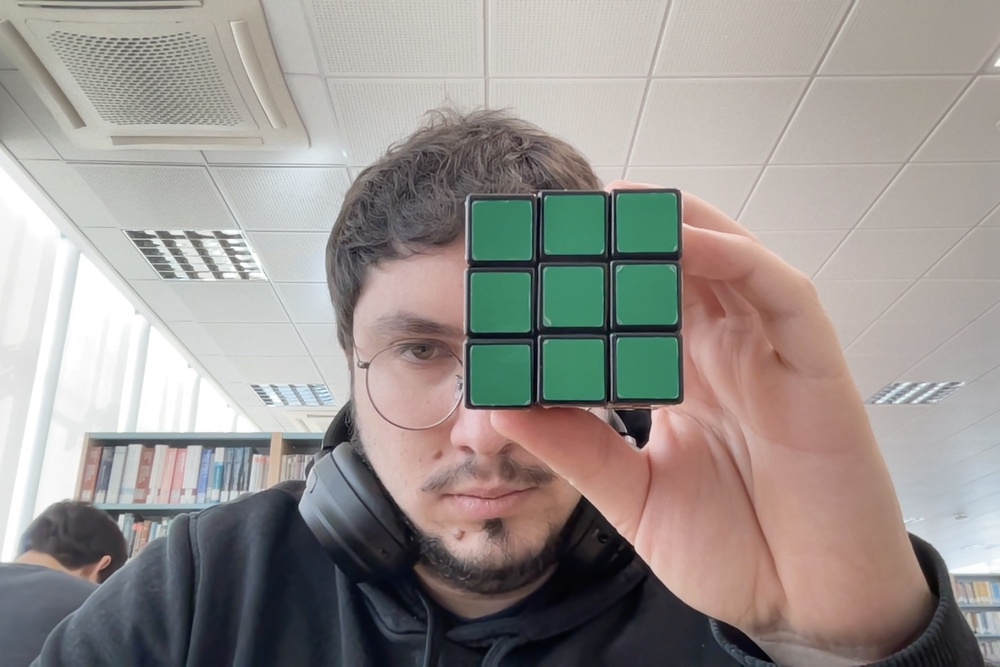
#> input picture green.jpg, 1000 x 667 px, shrunk from 1440 x 960 before the run, given in place of the camera
$ python color_selection.py
#> lines starting #> are read from the running program, lines starting #| are printed output that depends on the picture; after the words box and inside, x2 and y2 are one past the last pixel; in counts of white or black regions, pixels touching at a corner belong together
### object_tracking.py
import cv2
import numpy as np

def compute_rotation(red, green, blue, orange, yellow, white, frame):
    #compute the total area
    total_area = red + green + blue + orange + yellow + white
    if total_area < 10:
        return frame
    #compute the percentage of each color
    red_perc = red/total_area
    green_perc = green/total_area
    blue_perc = blue/total_area
    orange_perc = orange/total_area
    yellow_perc = yellow/total_area
    white_perc = white/total_area
    # green front, orange right, red left, blue back, yellow top, white bottom
    # print text on frame based on the percentage of each color
    if red_perc > 0.1:
        cv2.putText(frame, 'LEFT', (10, 30), cv2.FONT_HERSHEY_SIMPLEX, 1, (0, 0, 255), 2)
    if green_perc > 0.1:
        cv2.putText(frame, 'FRONT', (10, 60), cv2.FONT_HERSHEY_SIMPLEX, 1, (0, 255, 0), 2)
    if blue_perc > 0.1:
        cv2.putText(frame, 'BACK', (10, 90), cv2.FONT_HERSHEY_SIMPLEX, 1, (255, 0, 0), 2)
    if orange_perc > 0.1:
        cv2.putText(frame, 'RIGHT', (10, 120), cv2.FONT_HERSHEY_SIMPLEX, 1, (0, 165, 255), 2)
    if yellow_perc > 0.1:
        cv2.putText(frame, 'TOP', (10, 150), cv2.FONT_HERSHEY_SIMPLEX, 1, (0, 255, 255), 2)
    if white_perc > 0.1:
        cv2.putText(frame, 'BOTTOM', (10, 180), cv2.FONT_HERSHEY_SIMPLEX, 1, (255, 255, 255), 2)


def dummy(x):
    pass

def circularity(cnt):
    area = cv2.contourArea(cnt)
    perimeter = cv2.arcLength(cnt, True)
    return 4*np.pi*area/perimeter**2

def color_contorns(hsv, lower, upper, color):

    area = cv2.getTrackbarPos('area','image') / 100
    circ = cv2.getTrackbarPos('circularity','image') / 100
    #create a mask
    mask= cv2.inRange(hsv, lower, upper)
    #dilate the mask
    kernel = np.ones((5,5),np.uint8)
    mask = cv2.dilate(mask, kernel, iterations = 1)
    #find the contours
    contours, hierarchy = cv2.findContours(mask, cv2.RETR_TREE, cv2.CHAIN_APPROX_SIMPLE)
    # keep only 20% of the contours
    contours = sorted(contours, key=cv2.contourArea, reverse=True)[:int(len(contours)*area) if int(len(contours)*area) > 0 else 1]
    # filter by boundary length
    contours = [cnt for cnt in contours if cv2.arcLength(cnt, True) > 100]
    # filter by circularity
    contours = [cnt for cnt in contours if circ < circularity(cnt)]
    #find the center of the contours
    for cnt in contours:
        M = cv2.moments(cnt)
        if M['m00'] != 0:
            cx = int(M['m10']/M['m00'])
            cy = int(M['m01']/M['m00'])
            #draw a circle on the center of the contours
            cv2.circle(frame, (cx, cy), 10, (0,0,0), -1)
        #draw the contours
        cv2.drawContours(frame, contours, -1, color, 3)
        area += cv2.contourArea(cnt)

    return frame, area

#name the window
cv2.namedWindow('image')
#start the video capture
cap = cv2.VideoCapture(0)

#import video
#cap = cv2.VideoCapture('video.mp4')

#create a filter for different colors
#red
lower_red = np.array([0,100,150])
upper_red = np.array([7,255,255])
cv2.createTrackbar('area','image',50,100, dummy)
cv2.createTrackbar('circularity','image',45,100, dummy)
cv2.setTrackbarPos('area','image',50)
cv2.setTrackbarPos('circularity','image',45)

#green
lower_green = np.array([40,100,30])
upper_green = np.array([80,255,255])
#blue
lower_blue = np.array([100,100,30])
upper_blue = np.array([140,255,255])
#orange
lower_orange = np.array([7,100,150])
upper_orange = np.array([20,255,255])
#yellow
lower_yellow = np.array([22,100,30])
upper_yellow = np.array([40,255,255])
#white
lower_white = np.array([0,0,200])
upper_white = np.array([255,40,255])

#start the loop
while cap.isOpened():
    #read the frames
    ret, frame = cap.read()
#> frame is the input picture: shape (667, 1000, 3); mean B, G, R 144.1, 148, 153.7
    # gaussian blur
    frame = cv2.GaussianBlur(frame, (7, 7), 2)
    #convert the frames to HSV
    hsv = cv2.cvtColor(frame, cv2.COLOR_BGR2HSV)
#> hsv: shape (667, 1000, 3); mean H, S, V 48.6, 41.6, 160.5
    #create a mask red
    mask_red= cv2.inRange(hsv, lower_red, upper_red)
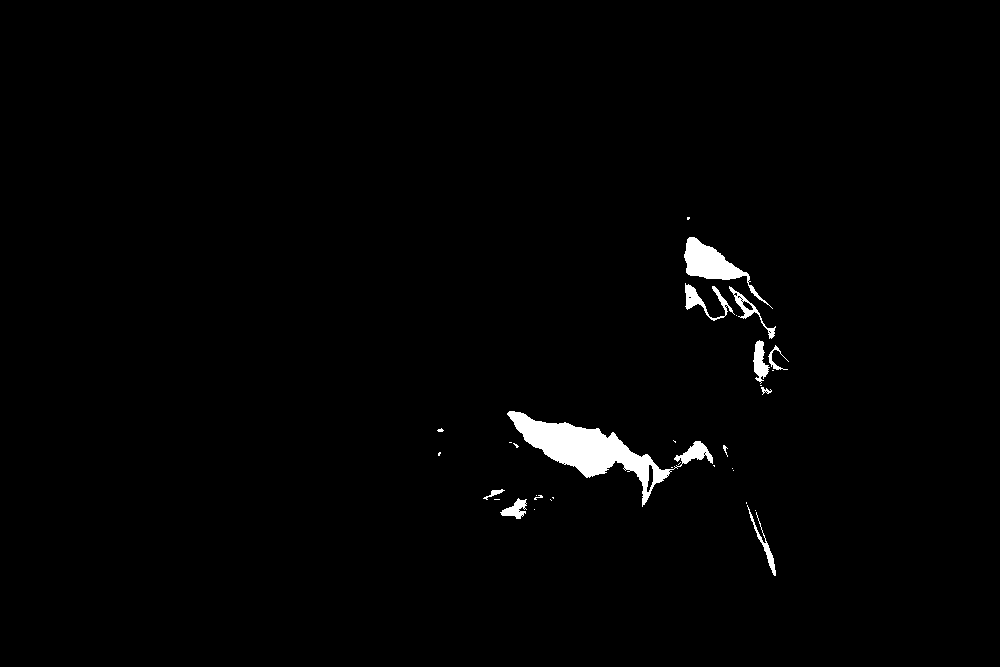
#> mask_red: shape (667, 1000); 1.4% white; 33 white regions (21 under 20 px), largest, box (x1, y1, x2, y2) and area: (507, 411, 713, 507) 5311, (684, 237, 773, 309) 1646, (685, 283, 735, 321) 502
    #create a mask green
    mask_green= cv2.inRange(hsv, lower_green, upper_green)
#> mask_green: shape (667, 1000); 4.6% white; 9 white regions, largest, box (x1, y1, x2, y2) and area: (616, 337, 679, 400) 3623, (543, 339, 606, 400) 3596, (616, 264, 677, 325) 3440
    #create a mask blue
    mask_blue= cv2.inRange(hsv, lower_blue, upper_blue)
#> mask_blue: shape (667, 1000); 1.5% white; 88 white regions (63 under 20 px), largest, box (x1, y1, x2, y2) and area: (246, 501, 331, 667) 6173, (328, 551, 372, 667) 715, (355, 580, 397, 667) 495
    #create a mask orange
    mask_orange= cv2.inRange(hsv, lower_orange, upper_orange)
#> mask_orange: shape (667, 1000); 0.2% white; 53 white regions (45 under 20 px), largest, box (x1, y1, x2, y2) and area: (510, 483, 559, 521) 589, (754, 364, 772, 395) 194, (747, 277, 773, 309) 112
    #create a mask yellow
    mask_yellow= cv2.inRange(hsv, lower_yellow, upper_yellow)
#> mask_yellow: shape (667, 1000); every value is 0
    #create a mask white
    mask_white= cv2.inRange(hsv, lower_white, upper_white)
#> mask_white: shape (667, 1000); 23% white; 70 white regions (33 under 20 px), largest, box (x1, y1, x2, y2) and area: (0, 0, 484, 563) 94961, (487, 0, 841, 332) 38381, (902, 459, 1000, 574) 6828

    # [9 lines of commented-out code are left out]
    frame, red_area = color_contorns(hsv, lower_red, upper_red, (0,0,255))
#> in color_contorns, `contours, hierarchy = cv2.findContours(mask, cv2.RETR_TREE, cv2.CHAIN_..`: contours = 18 contours, 2 with area under 20; largest, box (x1, y1, x2, y2) and area: (505, 409, 717, 509) 6732, (682, 235, 775, 311) 2209, (683, 281, 778, 341) 1831, (751, 338, 791, 397) 1160, (744, 500, 778, 578) 772
#> in color_contorns, `contours = sorted(contours, key=cv2.contourArea, reverse=True)[:int(le..`: contours = 9 contours; largest, box (x1, y1, x2, y2) and area: (505, 409, 717, 509) 6732, (682, 235, 775, 311) 2209, (683, 281, 778, 341) 1831, (751, 338, 791, 397) 1160, (744, 500, 778, 578) 772
#> in color_contorns, `contours = [cnt for cnt in contours if cv2.arcLength(cnt, True) > 100]`: contours = 5 contours; box (x1, y1, x2, y2) and area: (505, 409, 717, 509) 6732, (682, 235, 775, 311) 2209, (683, 281, 778, 341) 1831, (751, 338, 791, 397) 1160, (744, 500, 778, 578) 772
#> in color_contorns, `contours = [cnt for cnt in contours if circ < circularity(cnt)]`: contours = []
#> after the loop in color_contorns, `for cnt in contours:`: area = 0.5
#> red_area = 0.5
    #find the contours for green
    frame, green_area = color_contorns(hsv, lower_green, upper_green, (0,255,0))
#> call 2 of color_contorns, with lower = array of shape (3,), upper = array of shape (3,), color = (0, 255, 0)
#> in color_contorns (call 2), `circ = cv2.getTrackbarPos('circularity','image') / 100`: circ = 0.45
#> in color_contorns (call 2), `contours, hierarchy = cv2.findContours(mask, cv2.RETR_TREE, cv2.CHAIN_..`: contours = 9 contours; largest, box (x1, y1, x2, y2) and area: (614, 335, 681, 402) 4054, (541, 337, 608, 402) 4011, (614, 262, 679, 327) 3852, (542, 265, 607, 329) 3800, (469, 270, 533, 334) 3782
#> in color_contorns (call 2), `contours = sorted(contours, key=cv2.contourArea, reverse=True)[:int(le..`: contours = 4 contours; box (x1, y1, x2, y2) and area: (614, 335, 681, 402) 4054, (541, 337, 608, 402) 4011, (614, 262, 679, 327) 3852, (542, 265, 607, 329) 3800
#> the loop in color_contorns (call 2), `for cnt in contours:` made 4 passes
#> (cx, cy, area) on passes 1 to 4: (646, 367, 4054), (573, 368, 8065), (646, 294, 11916.5), (573, 296, 15716.5)
#> after the loop in color_contorns (call 2), `for cnt in contours:`:
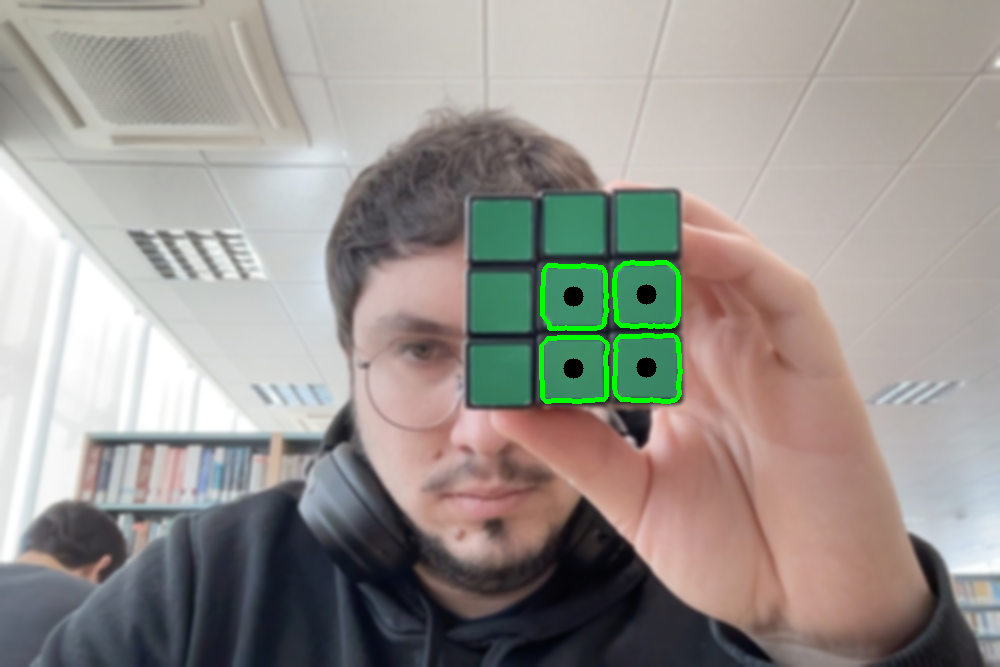
#> frame: shape (667, 1000, 3); mean B, G, R 143.4, 148.9, 153.2
#> after the loop in color_contorns (call 2), `for cnt in contours:`: area = 15716.5
#> green_area = 15716.5
    #find the contours for blue
    frame, blue_area = color_contorns(hsv, lower_blue, upper_blue, (255,10,10))
#> in color_contorns (call 3), `contours, hierarchy = cv2.findContours(mask, cv2.RETR_TREE, cv2.CHAIN_..`: contours = 39 contours, 7 with area under 20; largest, box (x1, y1, x2, y2) and area: (244, 499, 403, 667) 10018, (200, 601, 230, 667) 1060, (479, 605, 561, 631) 772, (399, 582, 427, 624) 694, (180, 598, 195, 667) 472
#> in color_contorns (call 3), `contours = sorted(contours, key=cv2.contourArea, reverse=True)[:int(le..`: contours = 19 contours; largest, box (x1, y1, x2, y2) and area: (244, 499, 403, 667) 10018, (200, 601, 230, 667) 1060, (479, 605, 561, 631) 772, (399, 582, 427, 624) 694, (180, 598, 195, 667) 472
#> in color_contorns (call 3), `contours = [cnt for cnt in contours if cv2.arcLength(cnt, True) > 100]`: contours = 9 contours; largest, box (x1, y1, x2, y2) and area: (244, 499, 403, 667) 10018, (200, 601, 230, 667) 1060, (479, 605, 561, 631) 772, (399, 582, 427, 624) 694, (180, 598, 195, 667) 472
#> blue_area = 0.5
    #find the contours for orange
    frame, orange_area = color_contorns(hsv, lower_orange, upper_orange, (0,165,255))
#> in color_contorns (call 4), `contours, hierarchy = cv2.findContours(mask, cv2.RETR_TREE, cv2.CHAIN_..`: contours = 19 contours, 6 with area under 20; largest, box (x1, y1, x2, y2) and area: (508, 481, 561, 523) 1116, (752, 339, 791, 397) 949, (745, 275, 775, 311) 316, (762, 546, 780, 581) 286, (574, 461, 601, 478) 279
#> in color_contorns (call 4), `contours = sorted(contours, key=cv2.contourArea, reverse=True)[:int(le..`: contours = 9 contours; largest, box (x1, y1, x2, y2) and area: (508, 481, 561, 523) 1116, (752, 339, 791, 397) 949, (745, 275, 775, 311) 316, (762, 546, 780, 581) 286, (574, 461, 601, 478) 279
#> in color_contorns (call 4), `contours = [cnt for cnt in contours if cv2.arcLength(cnt, True) > 100]`: contours = 4 contours; box (x1, y1, x2, y2) and area: (508, 481, 561, 523) 1116, (752, 339, 791, 397) 949, (745, 275, 775, 311) 316, (750, 510, 768, 545) 270
#> orange_area = 0.5
    #find the contours for yellow
    frame, yellow_area = color_contorns(hsv, lower_yellow, upper_yellow, (0,255,255))
#> yellow_area = 0.5
    #find the contours for white
    frame, white_area = color_contorns(hsv, lower_white, upper_white, (255,255,255))
#> in color_contorns (call 6), `mask = cv2.dilate(mask, kernel, iterations = 1)`:
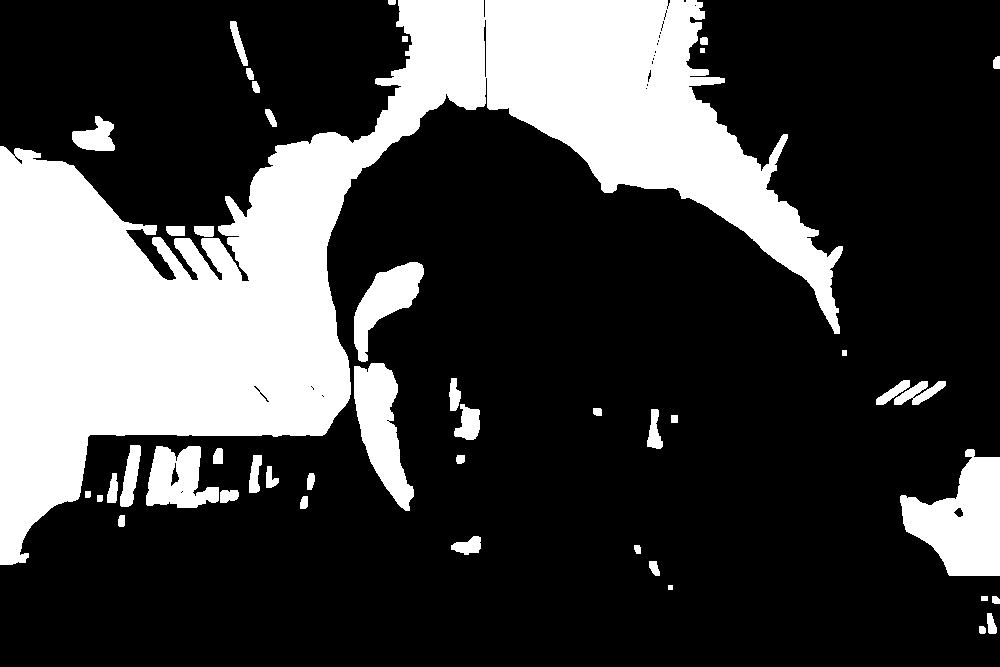
#> mask: shape (667, 1000); 26% white; 45 white regions
#> in color_contorns (call 6), `contours, hierarchy = cv2.findContours(mask, cv2.RETR_TREE, cv2.CHAIN_..`: contours = 78 contours, 29 with area under 20; largest, box (x1, y1, x2, y2) and area: (0, 0, 843, 565) 145554, (900, 449, 1000, 576) 7542, (354, 363, 414, 511) 4468, (146, 446, 219, 508) 2950, (354, 262, 424, 362) 2914
#> in color_contorns (call 6), `contours = sorted(contours, key=cv2.contourArea, reverse=True)[:int(le..`: contours = 39 contours; largest, box (x1, y1, x2, y2) and area: (0, 0, 843, 565) 145554, (900, 449, 1000, 576) 7542, (354, 363, 414, 511) 4468, (146, 446, 219, 508) 2950, (354, 262, 424, 362) 2914
#> in color_contorns (call 6), `contours = [cnt for cnt in contours if cv2.arcLength(cnt, True) > 100]`: contours = 12 contours; largest, box (x1, y1, x2, y2) and area: (0, 0, 843, 565) 145554, (900, 449, 1000, 576) 7542, (354, 363, 414, 511) 4468, (146, 446, 219, 508) 2950, (354, 262, 424, 362) 2914
#> in color_contorns (call 6), `contours = [cnt for cnt in contours if circ < circularity(cnt)]`: contours = 3 contours; box (x1, y1, x2, y2) and area: (900, 449, 1000, 576) 7542, (72, 116, 115, 151) 868, (454, 404, 480, 440) 572
#> the loop in color_contorns (call 6), `for cnt in contours:` made 3 passes
#> (cx, cy, area) on passes 1 to 3: (962, 520, 7542), (95, 136, 8410), (468, 423, 8982)
#> after the loop in color_contorns (call 6), `for cnt in contours:`:
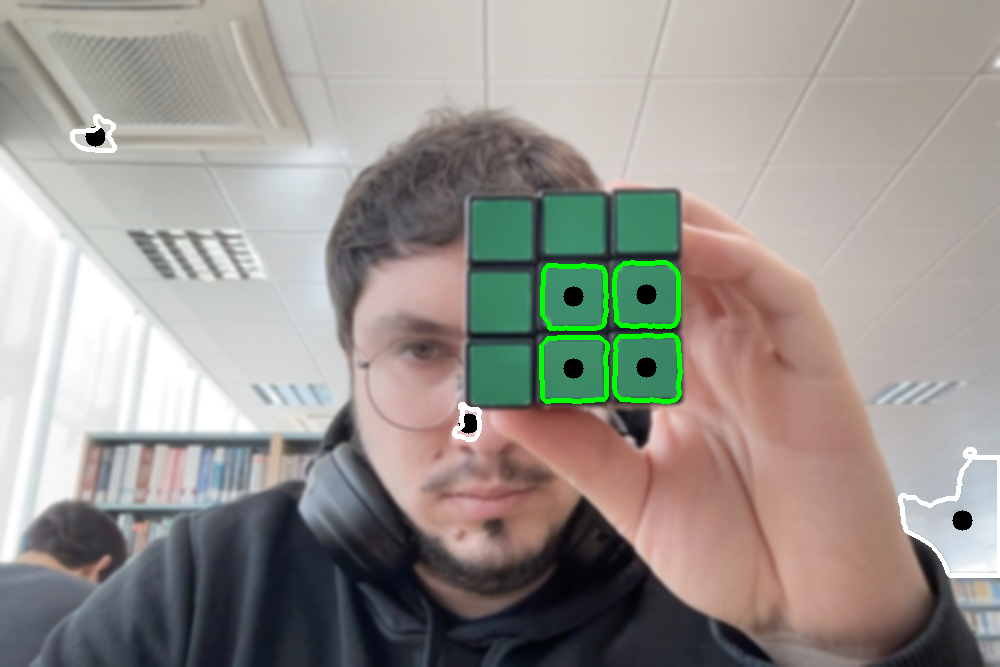
#> frame: shape (667, 1000, 3); 0.56% of pixels changed, all inside (x1, y1, x2, y2) = (70, 114, 1000, 578)
#> after the loop in color_contorns (call 6), `for cnt in contours:`: area = 8982
#> white_area = 8982

    compute_rotation(red_area, green_area, blue_area, orange_area, yellow_area, white_area, frame)
#> in compute_rotation, `total_area = red + green + blue + orange + yellow + white`: total_area = 24700.5
#> in compute_rotation, `red_perc = red/total_area`: red_perc = 2.02e-05
#> in compute_rotation, `green_perc = green/total_area`: green_perc = 0.636
#> in compute_rotation, `blue_perc = blue/total_area`: blue_perc = 2.02e-05
#> in compute_rotation, `white_perc = white/total_area`: white_perc = 0.364

    # stack horizontally 3 masks
    mask = np.hstack((mask_red, mask_green, mask_blue))
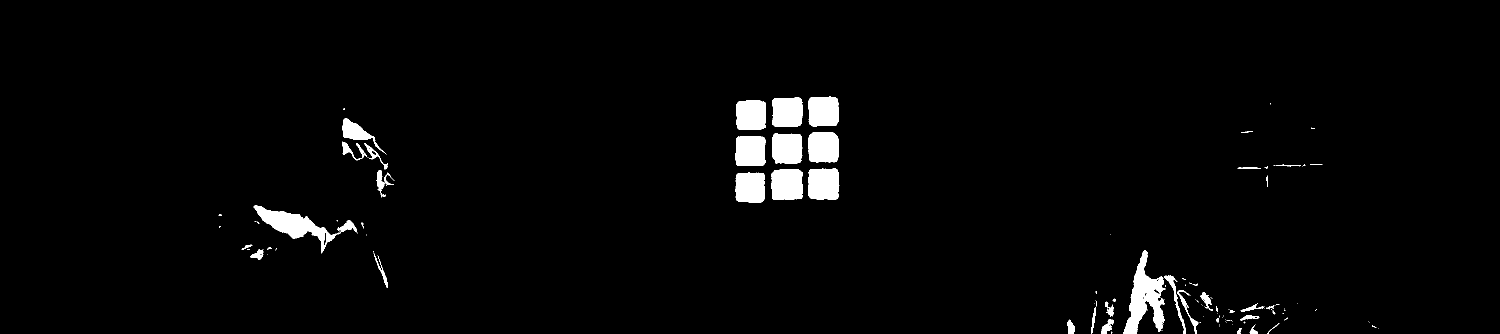
#> mask: shape (667, 3000) (shown at 1/2 size); 2.5% white; 130 white regions (84 under 20 px), largest, box (x1, y1, x2, y2) and area: (2246, 501, 2331, 667) 6173, (507, 411, 713, 507) 5311, (1616, 337, 1679, 400) 3623
    mask2 = np.hstack((mask_white, mask_orange, mask_yellow))
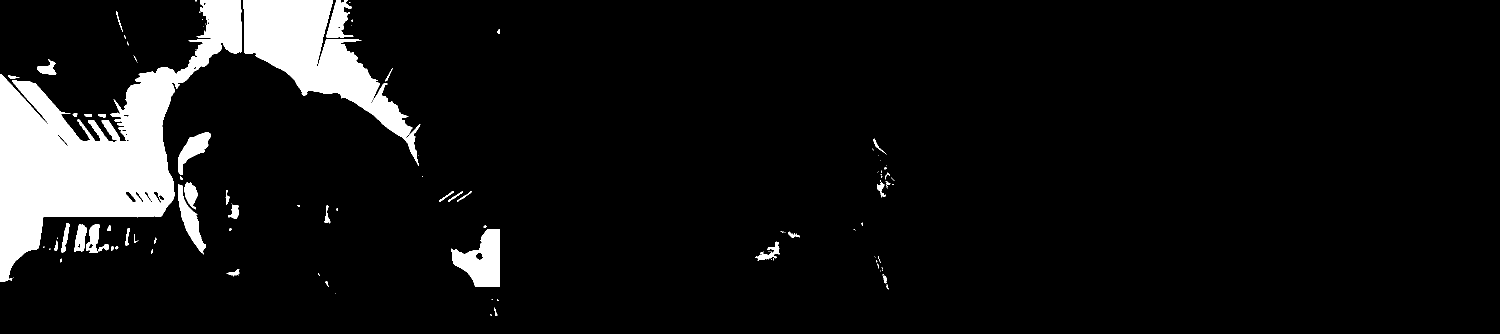
#> mask2: shape (667, 3000) (shown at 1/2 size); 7.7% white; 123 white regions (78 under 20 px), largest, box (x1, y1, x2, y2) and area: (0, 0, 484, 563) 94961, (487, 0, 841, 332) 38381, (902, 459, 1000, 574) 6828
    mask3 = np.hstack((mask2, mask))
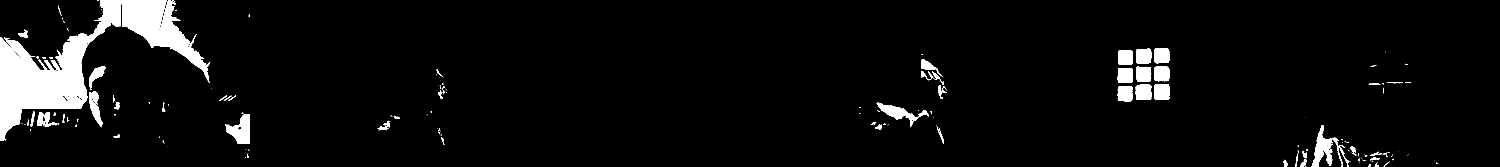
#> mask3: shape (667, 6000) (shown at 1/4 size); 5.1% white; 253 white regions (162 under 20 px), largest, box (x1, y1, x2, y2) and area: (0, 0, 484, 563) 94961, (487, 0, 841, 332) 38381, (902, 459, 1000, 574) 6828

    # show the masks
    #cv2.imshow('mask', mask3)
    cv2.imshow('image', frame)
    # [5 lines of commented-out code are left out]

    if cv2.waitKey(1) & 0xFF == ord(' '):
#> (key q is pressed here)
        cv2.waitKey(0)
    # resume when space is pressed again
    if cv2.waitKey(1) & 0xFF == ord(' '):
#> (key q is pressed here)
        cv2.waitKey(1)
#release the capture
cap.release()
cv2.destroyAllWindows()

### color_selection.py
import cv2
import numpy as np
import argparse
import random
import glob
import object_tracking


# a function that on mouse click will return the color of the pixel
# [47 lines left out: functions onclick, main, not called in this run]

#ifdef main
if __name__ == '__main__':
    # construct the argument parser and parse the arguments
    ap = argparse.ArgumentParser()
    ap.add_argument("-i", "--image", required=True, help="path to the image")
    args = ap.parse_args()

    main(args)
